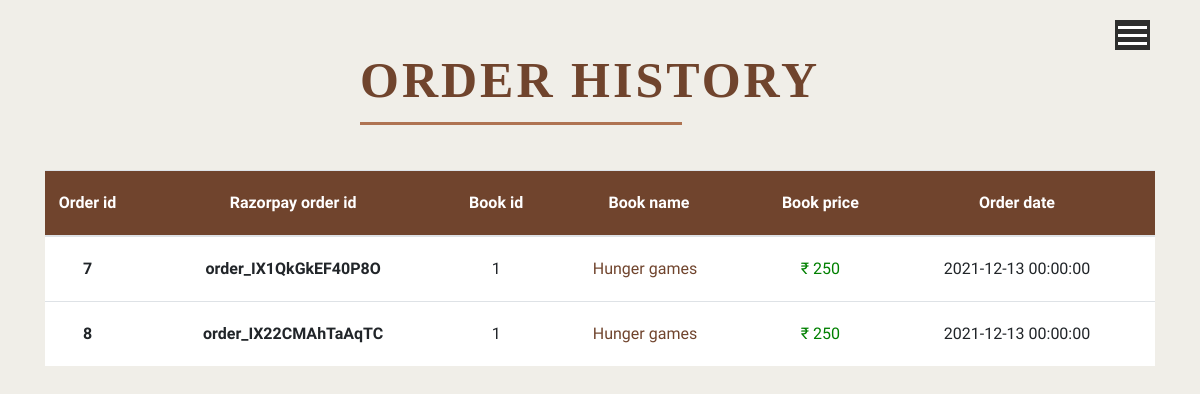
Page /order (signed in) on the earlier database version.
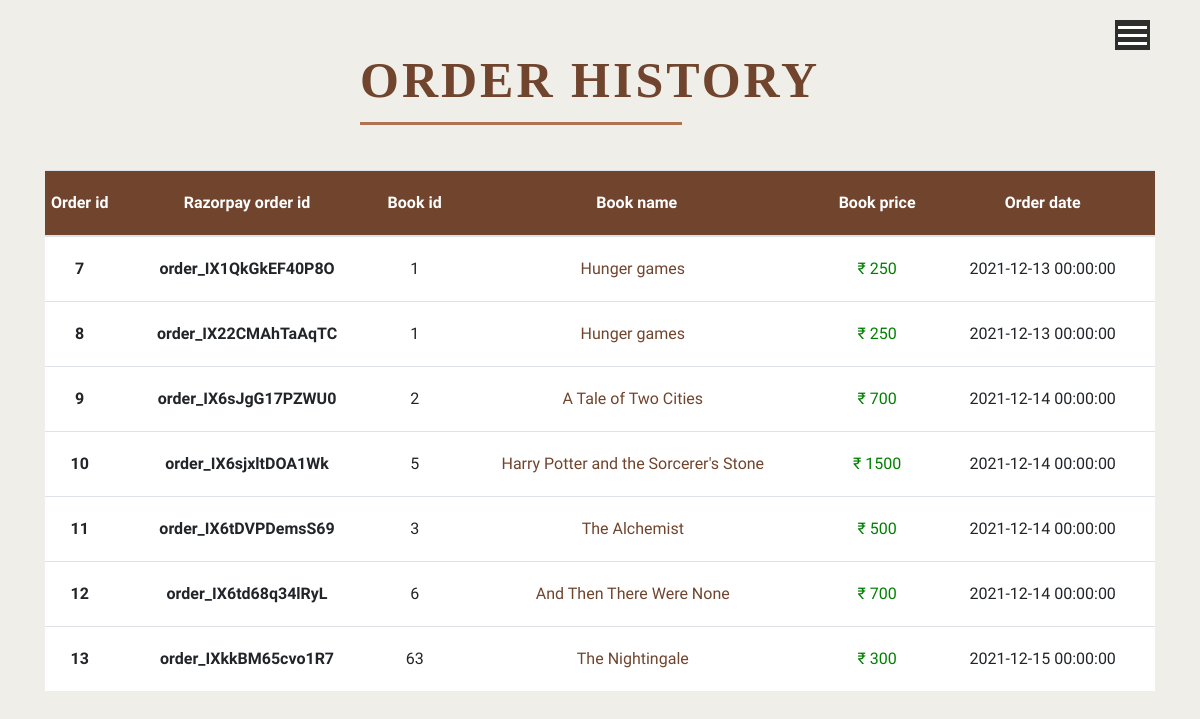
Same page on the later database version.
### main/models.py (models this page shows, shortened)
class Orders(db.Model):
    id = db.Column(db.Integer, primary_key=True)
    razorpay_order_id = db.Column(db.String(100), unique=True,nullable=False)
    book_id = db.Column(db.Integer,db.ForeignKey('book.id'), nullable= False)
    user_id = db.Column(db.Integer,db.ForeignKey('user.id'), nullable= False)
    book_price = db.Column(db.Integer, nullable= False)
    order_date = db.Column(db.DateTime,nullable=False, default=date.today)

class Book(db.Model):
    id = db.Column(db.Integer, primary_key=True)
    title = db.Column(db.String(100), nullable=False)
    image_file = db.Column(db.String(20), nullable=False, default='/img/book3.jpeg')
    publishing_year = db.Column(db.Integer)
    author = db.Column(db.String(50), nullable=False)
    genre = db.Column(db.String(10))
    nocopies= db.Column(db.Integer)
    description = db.Column(db.String(5000))
    price = db.Column(db.Integer, nullable= False)
    order = db.relationship('Orders',backref='books',lazy=True)

### main/routes.py (the view)
@app.route("/order")
@login_required
def order_list():
    orders = Orders.query.filter_by(user_id = current_user.id)
    books=Book.query.all()
    return render_template('order.html',orders=orders,books=books)

### main/models.py (called while the page is built)
@login_manager.user_loader
def load_user(user_id):
    return User.query.get(int(user_id))

### main/templates/order.html (shortened to what this page needs)
{% extends "base.html" %}
{% block content %}
<h1 class="underline-small-footer" style="font-size: 50px; text-align: center; padding-top: 50px; font-weight: 700; color: #70442d; margin-left: 30%;">Order History</h1>
  <div class="each-order container">
        <table class="table" style="background-color: white;">
            <thead>
              <tr>
                <th scope="col">Order id</th>
                <th scope="col">Razorpay order id</th>
                <th scope="col">Book id</th>
                <th scope="col">Book name</th>
                <th scope="col">Book price</th>
                <th scope="col">Order date</th>
              </tr>
            </thead>
            <tbody>
            {% for order in orders %}
              <tr>
                <th scope="row">{{ order.id }}</th>
                <td style="font-weight: bolder;">{{ order.razorpay_order_id }}</td>
                <td>{{ order.book_id }}</td>
                {%for book in books%}
                {% if book.id == order.book_id  %}
                    <td><a class="mr-2" href="{{ url_for('book_info', book_id=order.book_id)}}" style="color: #70442d;">{{ book.title}}</a></td>
                {%endif%}
                {%endfor%}
                <td style="color: green;">₹ {{ order.book_price }}</td>
                <td>{{ order.order_date}}</td>
              </tr>
              {% endfor %}
            </tbody>
          </table>
      </div>
{% endblock %}

### main/templates/base.html (shortened to what this page needs)
<!DOCTYPE html>
<html lang="en">
<head>
  <link rel="stylesheet" href="https://maxcdn.bootstrapcdn.com/bootstrap/4.0.0/css/bootstrap.min.css"
 />
  <link rel="stylesheet" href="../static/css/styles.css" />
</head>
<body>
  <div class="container">
    <div class="navbar">
      <div class="hamburger-menu">
        <div class="line line-1"></div>
        <div class="line line-2"></div>
        <div class="line line-3"></div>
      </div>
    </div>
  </div>
   {% block content %} {% endblock %}
</body>
</html>

### main/static/css/styles.css (style rules this page uses)
* { margin: 0; padding: 0; }
body { font-family:'Ubuntu'; }
.hamburger-menu { width: 35px; height: 30px; position: fixed; top: 20px; right: 50px; cursor: pointer; display: flex; flex-direction: column; justify-content: space-around; background-color: #0a0a0ad7; padding: 3px; }
.line { width: 100%; height: 3px; background-color: white; transition: all 0.8s; }
.navbar { height: 100%; width: 100%; background-color: #0a0a0ad7; position: fixed; top: 0; right: -100%; display: flex; justify-content: center; align-items: center; transition: right .8s cubic-bezier(1, 0, 0, 1); z-index: 999; }

### main/templates/order.html (style rules this page uses)
body { background-color: #f0eee8; }
h1, h2, h3, h4, h5, h6 { font-family: "raleway"; }
.underline-small-footer { margin-bottom: 60px; display:inline-block; position:relative; text-transform: uppercase; letter-spacing: 3px; }
.underline-small-footer::after { content:''; height:3px; width:70%; background: #af7352; position:absolute; right: 30%; bottom:-15px; }
.table { text-align: center; }
thead { background-color: #70442d; color: white; }
.table td { padding: 20px; }
.table th { padding: 20px 0; }

Differences in the rows shown:
added Orders: id "9", razorpay_order_id "order_IX6sJgG17PZWU0", book_id "2", book_price "700", order_date "2021-12-14 00:00:00"
added Book: title "A Tale of Two Cities", shown under "9"
added Orders: id "10", razorpay_order_id "order_IX6sjxltDOA1Wk", book_id "5", book_price "1500", order_date "2021-12-14 00:00:00"
added Book: title "Harry Potter and the Sorcerer's Stone", shown under "10"
added Orders: id "11", razorpay_order_id "order_IX6tDVPDemsS69", book_id "3", book_price "500", order_date "2021-12-14 00:00:00"
added Book: title "The Alchemist", shown under "11"
added Orders: id "12", razorpay_order_id "order_IX6td68q34lRyL", book_id "6", book_price "700", order_date "2021-12-14 00:00:00"
added Book: title "And Then There Were None", shown under "12"
added Orders: id "13", razorpay_order_id "order_IXkkBM65cvo1R7", book_id "63", book_price "300", order_date "2021-12-15 00:00:00"
added Book: title "The Nightingale", shown under "13"
